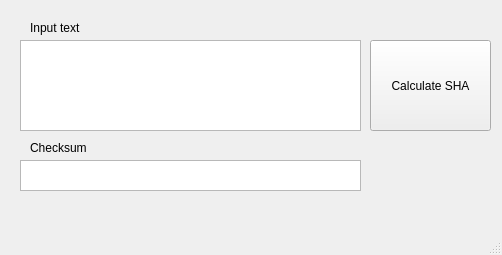
<?xml version="1.0" encoding="UTF-8"?>
<ui version="4.0">
 <class>MainWindow</class>
 <widget class="QMainWindow" name="MainWindow">
  <property name="geometry">
   <rect>
    <x>0</x>
    <y>0</y>
    <width>502</width>
    <height>255</height>
   </rect>
  </property>
  <property name="windowTitle">
   <string>MainWindow</string>
  </property>
  <widget class="QWidget" name="centralwidget">
   <widget class="QPushButton" name="pushButton">
    <property name="geometry">
     <rect>
      <x>370</x>
      <y>40</y>
      <width>121</width>
      <height>91</height>
     </rect>
    </property>
    <property name="text">
     <string>Calculate SHA</string>
    </property>
   </widget>
   <widget class="QTextEdit" name="textEdit">
    <property name="geometry">
     <rect>
      <x>20</x>
      <y>40</y>
      <width>341</width>
      <height>91</height>
     </rect>
    </property>
   </widget>
   <widget class="QTextEdit" name="textEdit_2">
    <property name="geometry">
     <rect>
      <x>20</x>
      <y>160</y>
      <width>341</width>
      <height>31</height>
     </rect>
    </property>
   </widget>
   <widget class="QLabel" name="label">
    <property name="geometry">
     <rect>
      <x>30</x>
      <y>20</y>
      <width>81</width>
      <height>16</height>
     </rect>
    </property>
    <property name="text">
     <string>Input text</string>
    </property>
   </widget>
   <widget class="QLabel" name="label_2">
    <property name="geometry">
     <rect>
      <x>30</x>
      <y>140</y>
      <width>81</width>
      <height>16</height>
     </rect>
    </property>
    <property name="text">
     <string>Checksum</string>
    </property>
   </widget>
  </widget>
  <widget class="QMenuBar" name="menubar">
   <property name="geometry">
    <rect>
     <x>0</x>
     <y>0</y>
     <width>502</width>
     <height>21</height>
    </rect>
   </property>
  </widget>
  <widget class="QStatusBar" name="statusbar"/>
 </widget>
 <resources/>
 <connections/>
</ui>
